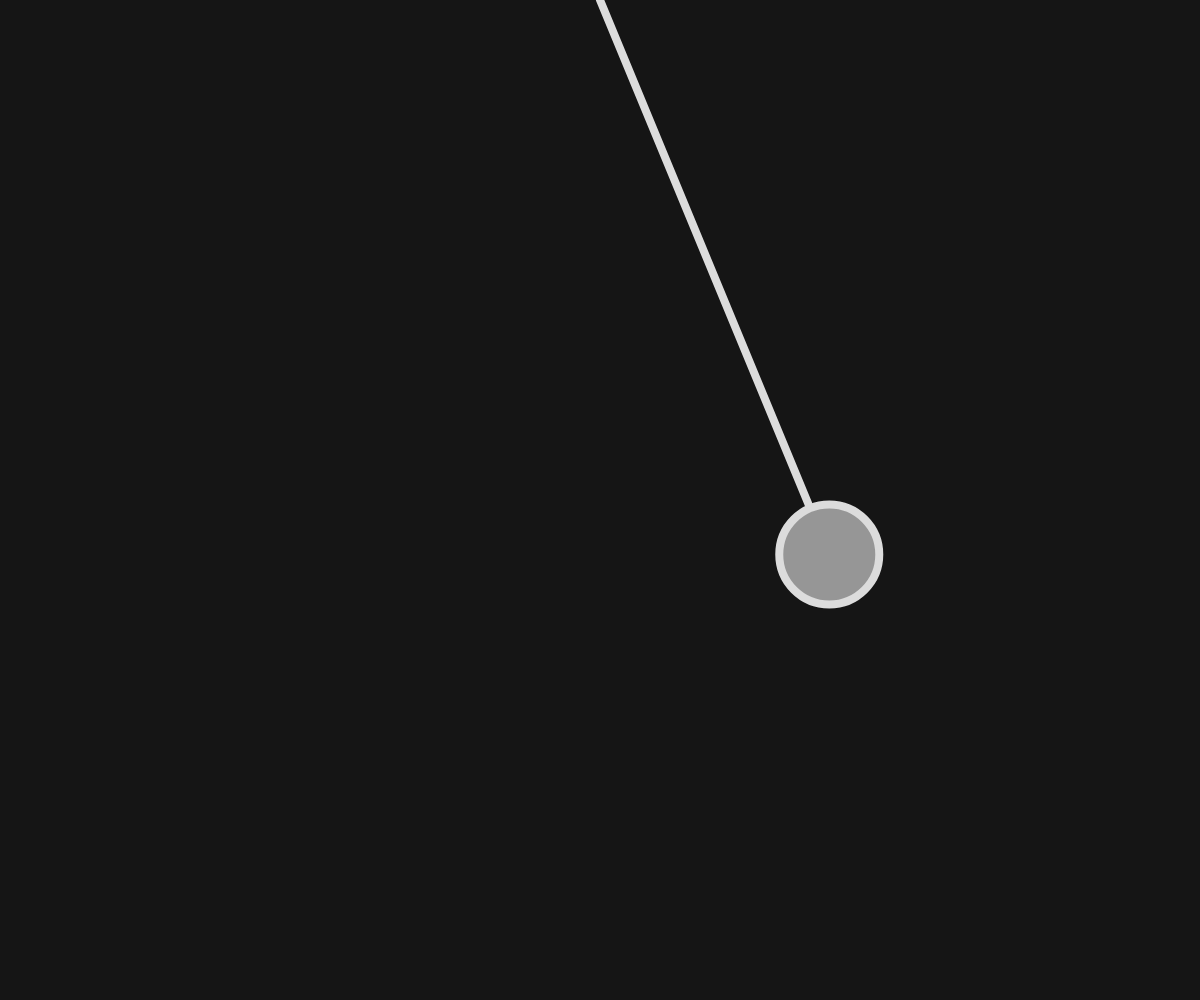
Frame 1 (no input)
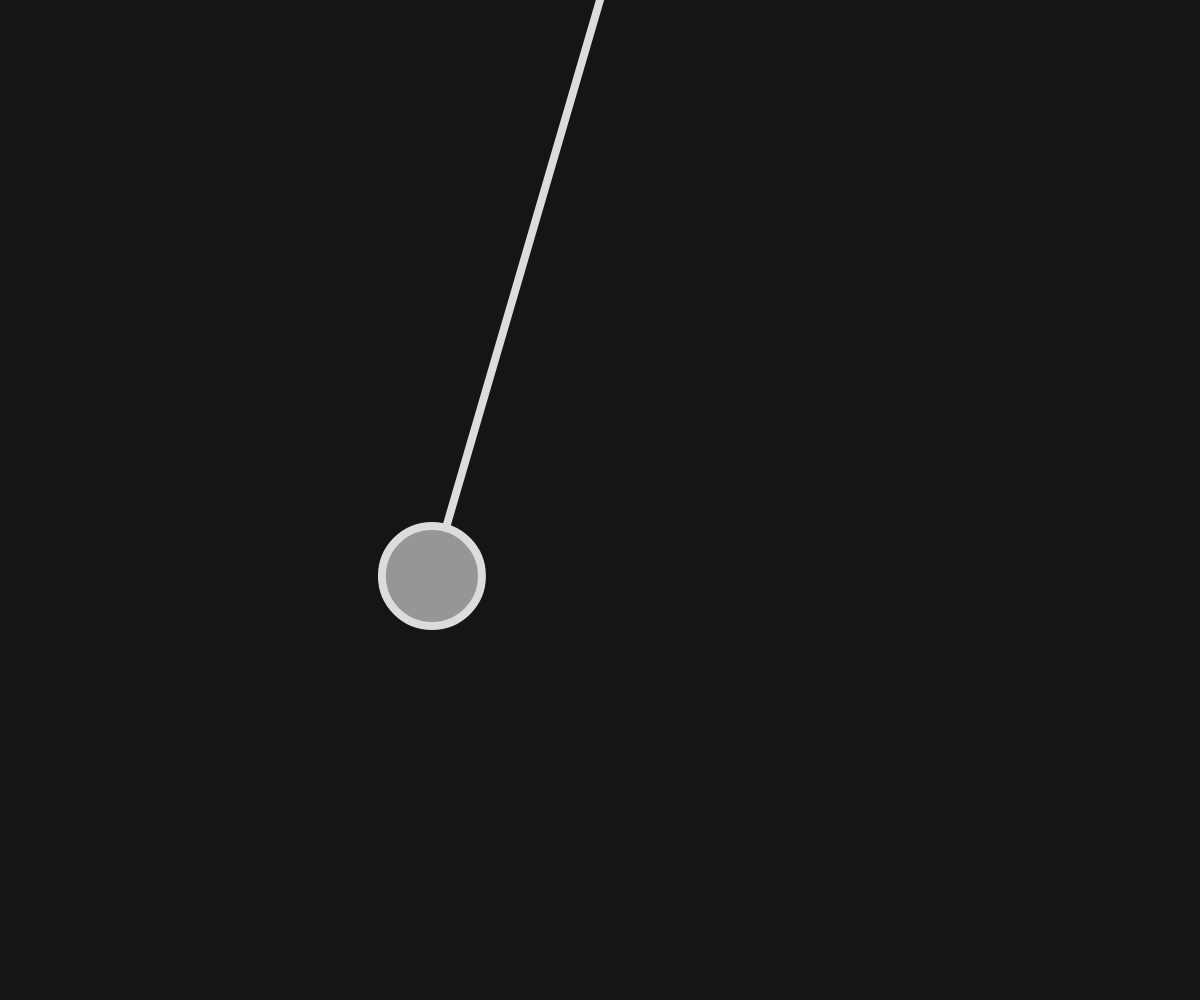
Frame 60 (no input)
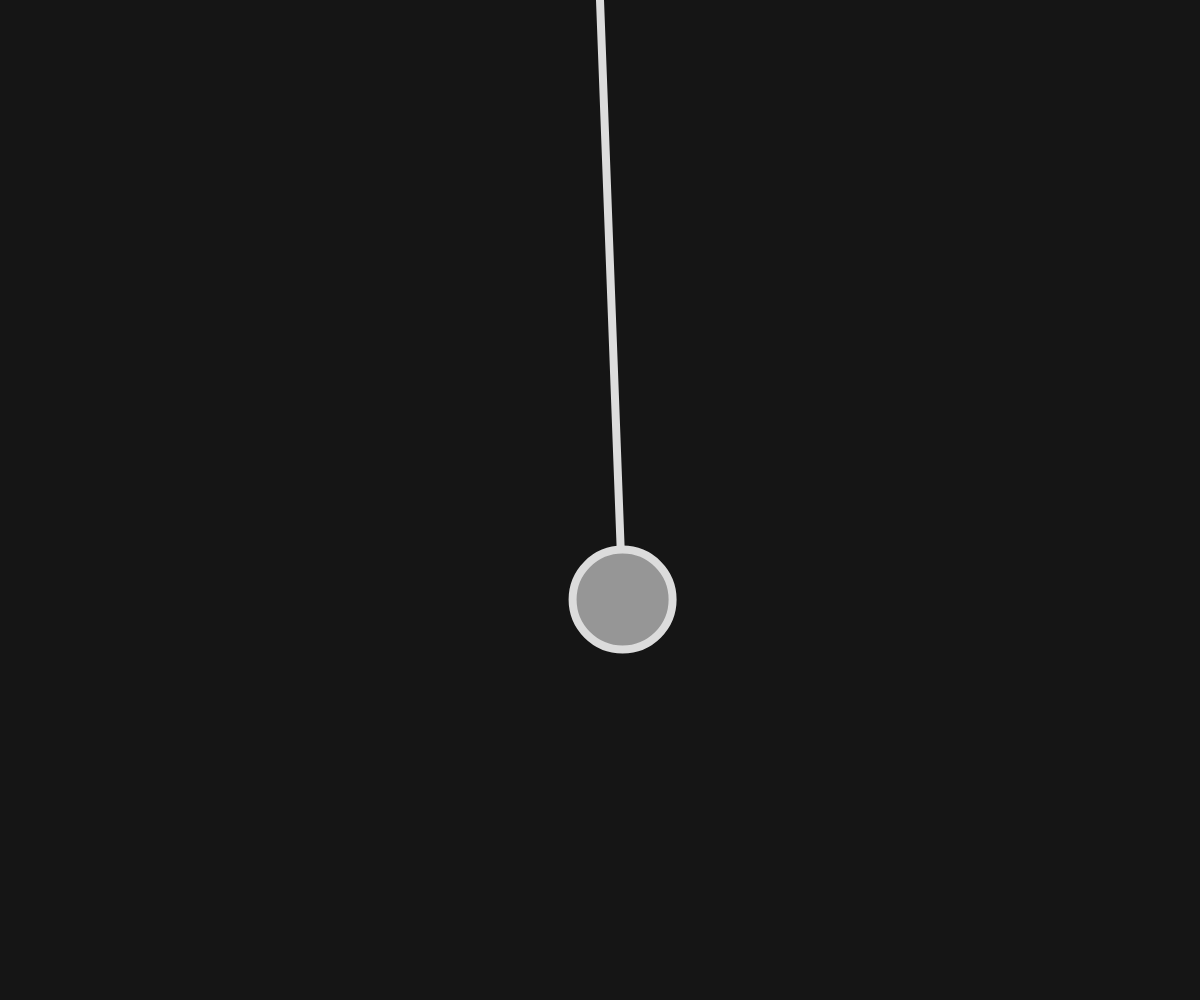
Frame 120 (the mouse pressed at the canvas centre since frame 60)

The p5.js sketch that drew these frames (run headless with seeded random() and noise() and a simulated clock; from frame 60 on, the mouse is pressed at the canvas centre):

// p5.js sketch
// ── sketch.js
let radius;
let len;
let angle;
let anglev;
let anglea;
let bob;
let start;
let gravity;

function setup() {
    createCanvas(windowWidth, windowHeight);
    radius = 50;
    len = 600;
    angle = PI / 8;
    bob = createVector();
    start = createVector(width / 2, 0);
    anglev = 0;
    anglea = 0;
    gravity = 0.98;
}

function draw() {
    background(21);
    stroke(220);
    strokeWeight(8);
    fill(150);

    let force = (sin(angle) * gravity) / len;
    anglea = -force;

    anglev += anglea;
    angle += anglev;

    anglev *= 0.999;

    bob.x = len * sin(angle) + start.x;
    bob.y = len * cos(angle) + start.y;

    line(start.x, start.y, bob.x, bob.y); // the rigid string.
    ellipse(bob.x, bob.y, radius * 2, radius * 2); // the bob.
}
